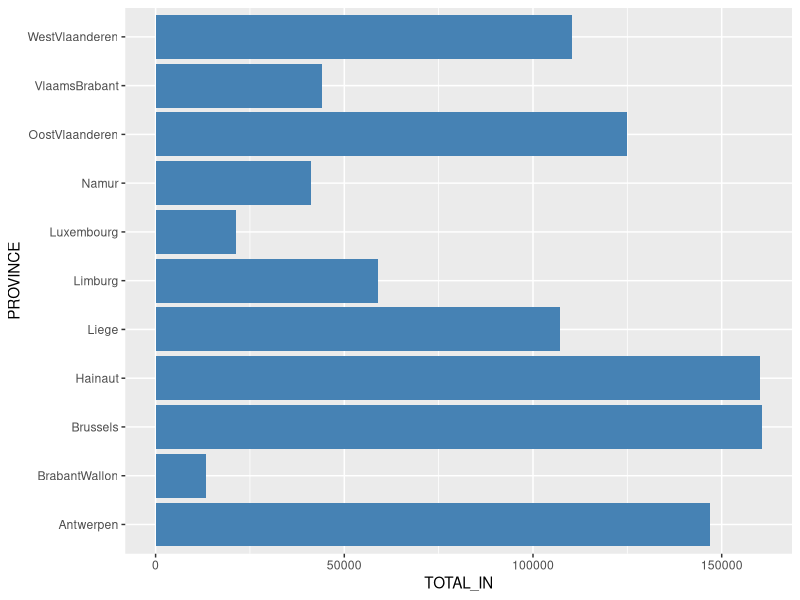

Write the R code that produced this figure.
## ---- chunk 1
knitr::opts_chunk$set(echo = FALSE)
## ---- chunk 2
library(ggplot2)
# Global data & variables
df <- read.csv("COVID19BE_HOSP.csv")
df <- df[, c("PROVINCE", "TOTAL_IN")]

# aggregate data by PROVINCE
df1 <- aggregate(. ~ PROVINCE, data = df, FUN = sum)

# replace the French(accent) name
df1[5,1]<-"Liege"


p <- ggplot(data=df1, aes(x=PROVINCE, y=TOTAL_IN)) +
          geom_bar(stat="identity", fill="steelblue") + coord_flip()
print(p)

# write new line
writeLines("\n")
 
res <- df1[df1$PROVINCE=="Brussels",]
msg <- paste("Total hospitalisations in ", res[1], " : ", res[2] )

# print msg without surrounding quotes and leading []
cat(msg)
